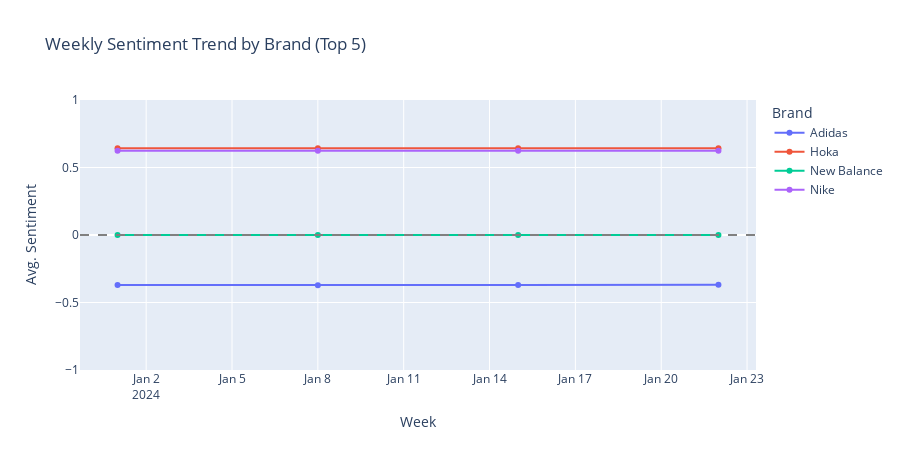

The code cell stored with this chart in its notebook:
### Markdown cell above
## 9. Brand Sentiment Trend Over Time

Weekly sentiment trajectory for the top brands — which brands are gaining or losing momentum?

### Code cell
brand_time = df[df['brands'].map(lambda x: len(x) > 0)].copy()
brand_time = brand_time.explode('brands')

# Keep top 5 brands by mention count
top5 = table.head(5)['brand'].tolist()
brand_time = brand_time[brand_time['brands'].isin(top5)]

if 'created_utc' in brand_time.columns and not brand_time.empty:
    brand_time['week'] = (
        pd.to_datetime(brand_time['created_utc'])
        .dt.to_period('W')
        .dt.start_time
    )
    weekly_brand = (
        brand_time.groupby(['week', 'brands'])['hybrid_score']
        .mean()
        .reset_index()
    )
    fig = px.line(
        weekly_brand, x='week', y='hybrid_score', color='brands',
        title='Weekly Sentiment Trend by Brand (Top 5)',
        markers=True,
        labels={'hybrid_score': 'Avg. Sentiment', 'week': 'Week', 'brands': 'Brand'}
    )
    fig.add_hline(y=0, line_dash='dash', line_color='gray')
    fig.update_layout(yaxis=dict(range=[-1, 1]), height=450)
    fig.show()
else:
    print('No timestamp data available for trend analysis.')

### Figure 1 — Plotly figure (JSON) as saved in the notebook; plotly's stock layout.template omitted (floating-point values rounded to 4 significant figures)
{"data": [{"hovertemplate": "Brand=Adidas<br>Week=%{x}<br>Avg. Sentiment=%{y}<extra></extra>", "legendgroup": "Adidas", "line": {"color": "#636efa", "dash": "solid"}, "marker": {"symbol": "circle"}, "mode": "lines+markers", "name": "Adidas", "orientation": "v", "showlegend": true, "type": "scatter", "x": ["2024-01-01T00:00:00.000000000", "2024-01-08T00:00:00.000000000", "2024-01-15T00:00:00.000000000", "2024-01-22T00:00:00.000000000"], "xaxis": "x", "y": [-0.371, -0.3723, -0.371, -0.3686], "yaxis": "y"}, {"hovertemplate": "Brand=Hoka<br>Week=%{x}<br>Avg. Sentiment=%{y}<extra></extra>", "legendgroup": "Hoka", "line": {"color": "#EF553B", "dash": "solid"}, "marker": {"symbol": "circle"}, "mode": "lines+markers", "name": "Hoka", "orientation": "v", "showlegend": true, "type": "scatter", "x": ["2024-01-01T00:00:00.000000000", "2024-01-08T00:00:00.000000000", "2024-01-15T00:00:00.000000000", "2024-01-22T00:00:00.000000000"], "xaxis": "x", "y": [0.6418, 0.6418, 0.6418, 0.6418], "yaxis": "y"}, {"hovertemplate": "Brand=New Balance<br>Week=%{x}<br>Avg. Sentiment=%{y}<extra></extra>", "legendgroup": "New Balance", "line": {"color": "#00cc96", "dash": "solid"}, "marker": {"symbol": "circle"}, "mode": "lines+markers", "name": "New Balance", "orientation": "v", "showlegend": true, "type": "scatter", "x": ["2024-01-01T00:00:00.000000000", "2024-01-08T00:00:00.000000000", "2024-01-15T00:00:00.000000000", "2024-01-22T00:00:00.000000000"], "xaxis": "x", "y": [0.0, 0.0, 0.0, 0.0], "yaxis": "y"}, {"hovertemplate": "Brand=Nike<br>Week=%{x}<br>Avg. Sentiment=%{y}<extra></extra>", "legendgroup": "Nike", "line": {"color": "#ab63fa", "dash": "solid"}, "marker": {"symbol": "circle"}, "mode": "lines+markers", "name": "Nike", "orientation": "v", "showlegend": true, "type": "scatter", "x": ["2024-01-01T00:00:00.000000000", "2024-01-08T00:00:00.000000000", "2024-01-15T00:00:00.000000000", "2024-01-22T00:00:00.000000000"], "xaxis": "x", "y": [0.6239, 0.6239, 0.6239, 0.6239], "yaxis": "y"}], "layout": {"height": 450, "legend": {"title": {"text": "Brand"}, "tracegroupgap": 0}, "shapes": [{"line": {"color": "gray", "dash": "dash"}, "type": "line", "x0": 0, "x1": 1, "xref": "x domain", "y0": 0, "y1": 0, "yref": "y"}], "title": {"text": "Weekly Sentiment Trend by Brand (Top 5)"}, "xaxis": {"anchor": "y", "domain": [0.0, 1.0], "title": {"text": "Week"}}, "yaxis": {"anchor": "x", "domain": [0.0, 1.0], "range": [-1, 1], "title": {"text": "Avg. Sentiment"}}}}
